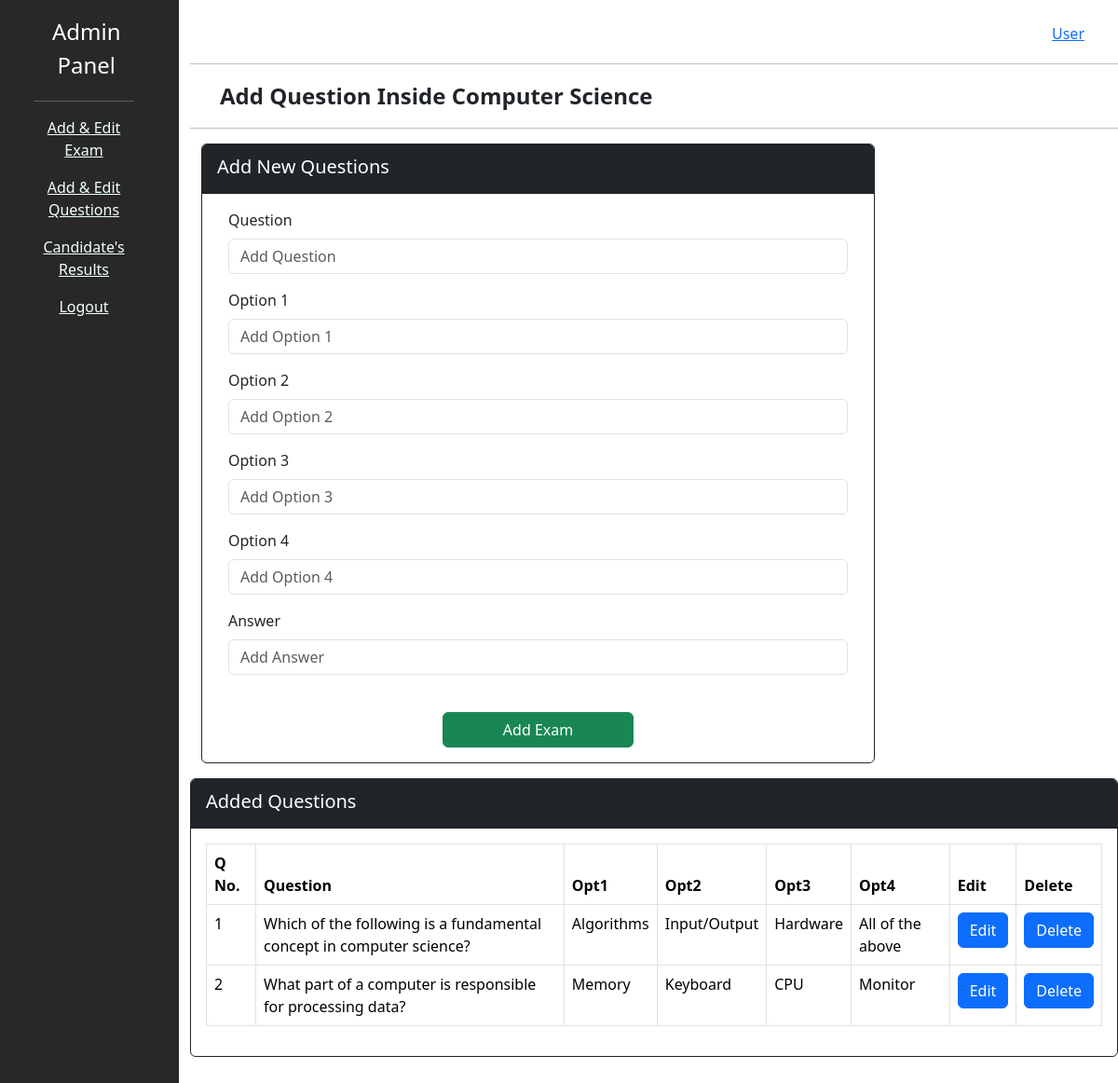
/admin/add_edit_questions.php?id=1 (signed in), run on the app's committed database.
### tables this page shows
CREATE TABLE `exam_category` (
  `id` int(5) NOT NULL,
  `category` varchar(100) NOT NULL,
  `exam_time_in_minutes` varchar(5) NOT NULL
);

CREATE TABLE `questions` (
  `id` int(5) NOT NULL,
  `question_no` int(5) NOT NULL,
  `question` varchar(500) NOT NULL,
  `opt1` varchar(100) NOT NULL,
  `opt2` varchar(100) NOT NULL,
  `opt3` varchar(100) NOT NULL,
  `opt4` varchar(100) NOT NULL,
  `answer` varchar(100) NOT NULL,
  `category` varchar(100) NOT NULL
);

### admin/add_edit_questions.php (the view, shortened to what this page needs)
<?php
include "header.php";
include "../connection.php";
    ?>
    <?php
$id = $_GET["id"];
$exam_category = '';
$res = mysqli_query($link, "select * from exam_category where id = $id");
while ($row = mysqli_fetch_array($res)) {
    $exam_category = $row["category"];
}
?>
<div class="col col-lg-10 right-part">
    <div class="container mt-4">
        <div class="row">
            <div class="col col-lg-11"></div>
            <div class="col col-lg-1">
                <nav aria-label="breadcrumb mt-2">
                    <ol class="breadcrumb">
                        <li class="breadcrumb-item"><a href="#">User</a></li>
                    </ol>
                </nav>
            </div>
        </div>
    </div>
    <hr class="line mt-1" style="color: black;">
    <p class="dash-heading">Add Question Inside <?php echo $exam_category ?></p>
    <hr class="line mt-1" style="color: black;">
    <form action="" name="form1" method="post">
        <div class="container">
            <div class="row">
                <div class="col col-lg-9">
                    <div class="card border-dark mb-3">
                        <div class="card-header bg-dark text-white">
                            <h5 class="mt-1">Add New Questions</h5>
                        </div>
                        <div class="card-body">
                            <div class="container">
                                <div class="row">
                                    <div class="col col-lg-12">
                                        Question
                                        <input type="text" class="form-control mb-3 mt-2" aria-describedby="emailHelp"
                                            placeholder="Add Question" name="question">
                                    </div>
                                    <div class="col col-lg-12">
                                        Option 1
                                        <input type="text" class="form-control mb-3 mt-2" aria-describedby="emailHelp"
                                            placeholder="Add Option 1" name="opt1">
                                    </div>
                                    <div class="col col-lg-12">
                                        Option 2
                                        <input type="text" class="form-control mb-3 mt-2" aria-describedby="emailHelp"
                                            placeholder="Add Option 2" name="opt2">
                                    </div>
                                    <div class="col col-lg-12">
                                        Option 3
                                        <input type="text" class="form-control mb-3 mt-2" aria-describedby="emailHelp"
                                            placeholder="Add Option 3" name="opt3">
                                    </div>
                                    <div class="col col-lg-12">
                                        Option 4
                                        <input type="text" class="form-control mb-3 mt-2" aria-describedby="emailHelp"
                                            placeholder="Add Option 4" name="opt4">
                                    </div>
                                    <div class="col col-lg-12">
                                        Answer
                                        <input type="text" class="form-control mb-3 mt-2" aria-describedby="emailHelp"
                                            placeholder="Add Answer" name="answer">
                                    </div>
                                    <div class="d-grid gap-2 col-4 mx-auto">
                                        <button class="btn btn-success mt-4 " type="submit" name="submit1">Add
                                            Exam</button>
                                    </div>
                                </div>
                            </div>
                        </div>
                    </div>
                </div>
            </div>
        </div>
    </form>
    <div class="col col-lg-12">
        <div class="card border-dark mb-3">
            <div class="card-header bg-dark text-white">
                <h5 class="mt-1">Added Questions</h5>
            </div>
            <div class="card-body">
            <table class="table table-bordered">
                <thead>
                    <tr>
                        <th scope="col">Q No.</th>
                        <th scope="col">Question</th>
                        <th scope="col">Opt1</th>
                        <th scope="col">Opt2</th>
                        <th scope="col">Opt3</th>
                        <th scope="col">Opt4</th>
                        <th scope="col">Edit</th>
                        <th scope="col">Delete</th>
                    </tr>
                </thead>
                <tbody>
            <?php
            $res=mysqli_query($link, "select * from questions where category = '$exam_category' order by question_no asc");
            while($row=mysqli_fetch_array($res))
            {
                echo "<tr>";
                echo "<td>"; echo $row["question_no"]; echo "</td>";
                echo "<td>"; echo $row["question"]; echo "</td>";
                echo "<td>"; echo $row["opt1"]; echo "</td>";
                echo "<td>"; echo $row["opt2"]; echo "</td>";
                echo "<td>"; echo $row["opt3"]; echo "</td>";
                echo "<td>"; echo $row["opt4"]; echo "</td>";
                echo "<td>";
                ?>
                <a href="edit_option.php?id=<?php echo $row["id"]; ?>&id1=<?php echo $id; ?>">
                                                        <button type="button" class="btn btn-primary">Edit</button>
                                                        </a>
                <?php
                echo "</td>";
                echo "<td>";
                ?>
                <a href="delete_option.php?id=<?php echo $row["id"]; ?>&id1=<?php echo $id; ?>">
                                                        <button type="button" class="btn btn-primary">Delete</button>
                                                        </a>
                <?php
                echo "</td>";
                echo "</tr>";
            }
            ?>
            </tbody>
            </table>
        </div>
    </div>
</div>
<?php
include "footer.php";
?>

### admin/demo_style.css (style rules this page uses)
.right-part { height: 100rem; background-color: rgb(255, 255, 255); }
.line { color: azure; }
.dash-heading { margin-left: 2rem; font-weight: bold; font-size: 150%; }

### data on the page
exam_category: category "Computer Science"
questions: question_no "1", question "Which of the following is a fundamental concept in computer science?", opt1 "Algorithms", opt2 "Input/Output", opt3 "Hardware", opt4 "All of the above"
questions: question_no "2", question "What part of a computer is responsible for processing data?", opt1 "Memory", opt2 "Keyboard", opt3 "CPU", opt4 "Monitor"
